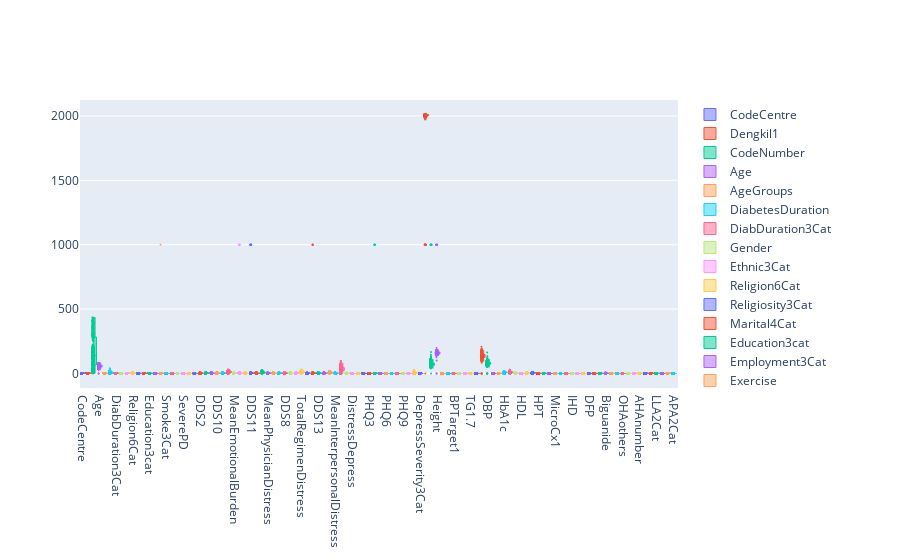

Source (notebook cell):
### Code cell
import plotly.graph_objects as go

x_data = list(name)


# colors = ['rgba(93, 164, 214, 0.5)', 'rgba(255, 144, 14, 0.5)', 'rgba(44, 160, 101, 0.5)',
#           'rgba(255, 65, 54, 0.5)', 'rgba(207, 114, 255, 0.5)', 'rgba(127, 96, 0, 0.5)']
fig = go.Figure()
for i in range(0,106):
        fig.add_trace(go.Box(
            y=data.iloc[:,i],
            name=x_data[i],
            boxpoints='all',
            jitter=0.5,
            whiskerwidth=0.2,
            marker_size=2,
            line_width=1)
        )
fig.show()

### Figure 1 — Plotly figure (JSON) as saved in the notebook; plotly's stock layout.template omitted (floating-point values rounded to 4 significant figures; data arrays with more than 128 entries replaced by an {"elided": "..."} marker saying what was removed)
{"data": [{"boxpoints": "all", "jitter": 0.5, "line": {"width": 1}, "marker": {"size": 2}, "name": "CodeCentre", "type": "box", "whiskerwidth": 0.2, "y": {"elided": "700 int values"}}, {"boxpoints": "all", "jitter": 0.5, "line": {"width": 1}, "marker": {"size": 2}, "name": "Dengkil1", "type": "box", "whiskerwidth": 0.2, "y": {"elided": "700 int values"}}, {"boxpoints": "all", "jitter": 0.5, "line": {"width": 1}, "marker": {"size": 2}, "name": "CodeNumber", "type": "box", "whiskerwidth": 0.2, "y": {"elided": "700 int values"}}, {"boxpoints": "all", "jitter": 0.5, "line": {"width": 1}, "marker": {"size": 2}, "name": "Age", "type": "box", "whiskerwidth": 0.2, "y": {"elided": "700 int values"}}, {"boxpoints": "all", "jitter": 0.5, "line": {"width": 1}, "marker": {"size": 2}, "name": "AgeGroups", "type": "box", "whiskerwidth": 0.2, "y": {"elided": "700 int values"}}, {"boxpoints": "all", "jitter": 0.5, "line": {"width": 1}, "marker": {"size": 2}, "name": "DiabetesDuration", "type": "box", "whiskerwidth": 0.2, "y": {"elided": "700 mixed values"}}, {"boxpoints": "all", "jitter": 0.5, "line": {"width": 1}, "marker": {"size": 2}, "name": "DiabDuration3Cat", "type": "box", "whiskerwidth": 0.2, "y": {"elided": "700 mixed values"}}, {"boxpoints": "all", "jitter": 0.5, "line": {"width": 1}, "marker": {"size": 2}, "name": "Gender", "type": "box", "whiskerwidth": 0.2, "y": {"elided": "700 int values"}}, {"boxpoints": "all", "jitter": 0.5, "line": {"width": 1}, "marker": {"size": 2}, "name": "Ethnic3Cat", "type": "box", "whiskerwidth": 0.2, "y": {"elided": "700 mixed values"}}, {"boxpoints": "all", "jitter": 0.5, "line": {"width": 1}, "marker": {"size": 2}, "name": "Religion6Cat", "type": "box", "whiskerwidth": 0.2, "y": {"elided": "700 mixed values"}}, {"boxpoints": "all", "jitter": 0.5, "line": {"width": 1}, "marker": {"size": 2}, "name": "Religiosity3Cat", "type": "box", "whiskerwidth": 0.2, "y": {"elided": "700 mixed values"}}, {"boxpoints": "all", "jitter": 0.5, "line": {"width": 1}, "marker": {"size": 2}, "name": "Marital4Cat", "type": "box", "whiskerwidth": 0.2, "y": {"elided": "700 mixed values"}}, {"boxpoints": "all", "jitter": 0.5, "line": {"width": 1}, "marker": {"size": 2}, "name": "Education3cat", "type": "box", "whiskerwidth": 0.2, "y": {"elided": "700 mixed values"}}, {"boxpoints": "all", "jitter": 0.5, "line": {"width": 1}, "marker": {"size": 2}, "name": "Employment3Cat", "type": "box", "whiskerwidth": 0.2, "y": {"elided": "700 mixed values"}}, {"boxpoints": "all", "jitter": 0.5, "line": {"width": 1}, "marker": {"size": 2}, "name": "Exercise", "type": "box", "whiskerwidth": 0.2, "y": {"elided": "700 mixed values"}}, {"boxpoints": "all", "jitter": 0.5, "line": {"width": 1}, "marker": {"size": 2}, "name": "Smoke3Cat", "type": "box", "whiskerwidth": 0.2, "y": {"elided": "700 mixed values"}}, {"boxpoints": "all", "jitter": 0.5, "line": {"width": 1}, "marker": {"size": 2}, "name": "SevereDDS", "type": "box", "whiskerwidth": 0.2, "y": {"elided": "700 mixed values"}}, {"boxpoints": "all", "jitter": 0.5, "line": {"width": 1}, "marker": {"size": 2}, "name": "SevereEB", "type": "box", "whiskerwidth": 0.2, "y": {"elided": "700 mixed values"}}, {"boxpoints": "all", "jitter": 0.5, "line": {"width": 1}, "marker": {"size": 2}, "name": "SeverePD", "type": "box", "whiskerwidth": 0.2, "y": {"elided": "700 mixed values"}}, {"boxpoints": "all", "jitter": 0.5, "line": {"width": 1}, "marker": {"size": 2}, "name": "SevereRD", "type": "box", "whiskerwidth": 0.2, "y": {"elided": "700 mixed values"}}, {"boxpoints": "all", "jitter": 0.5, "line": {"width": 1}, "marker": {"size": 2}, "name": "SevereIPD", "type": "box", "whiskerwidth": 0.2, "y": {"elided": "700 mixed values"}}, {"boxpoints": "all", "jitter": 0.5, "line": {"width": 1}, "marker": {"size": 2}, "name": "DDS2", "type": "box", "whiskerwidth": 0.2, "y": {"elided": "700 int values"}}, {"boxpoints": "all", "jitter": 0.5, "line": {"width": 1}, "marker": {"size": 2}, "name": "DDS4", "type": "box", "whiskerwidth": 0.2, "y": {"elided": "700 int values"}}, {"boxpoints": "all", "jitter": 0.5, "line": {"width": 1}, "marker": {"size": 2}, "name": "DDS7", "type": "box", "whiskerwidth": 0.2, "y": {"elided": "700 int values"}}, {"boxpoints": "all", "jitter": 0.5, "line": {"width": 1}, "marker": {"size": 2}, "name": "DDS10", "type": "box", "whiskerwidth": 0.2, "y": {"elided": "700 int values"}}, {"boxpoints": "all", "jitter": 0.5, "line": {"width": 1}, "marker": {"size": 2}, "name": "DDS14", "type": "box", "whiskerwidth": 0.2, "y": {"elided": "700 int values"}}, {"boxpoints": "all", "jitter": 0.5, "line": {"width": 1}, "marker": {"size": 2}, "name": "TotalEmotionalBurden", "type": "box", "whiskerwidth": 0.2, "y": {"elided": "700 mixed values"}}, {"boxpoints": "all", "jitter": 0.5, "line": {"width": 1}, "marker": {"size": 2}, "name": "MeanEmotionalBurden", "type": "box", "whiskerwidth": 0.2, "y": {"elided": "700 mixed values"}}, {"boxpoints": "all", "jitter": 0.5, "line": {"width": 1}, "marker": {"size": 2}, "name": "DDS1", "type": "box", "whiskerwidth": 0.2, "y": {"elided": "700 mixed values"}}, {"boxpoints": "all", "jitter": 0.5, "line": {"width": 1}, "marker": {"size": 2}, "name": "DDS5", "type": "box", "whiskerwidth": 0.2, "y": {"elided": "700 int values"}}, {"boxpoints": "all", "jitter": 0.5, "line": {"width": 1}, "marker": {"size": 2}, "name": "DDS11", "type": "box", "whiskerwidth": 0.2, "y": {"elided": "700 mixed values"}}, {"boxpoints": "all", "jitter": 0.5, "line": {"width": 1}, "marker": {"size": 2}, "name": "DDS15", "type": "box", "whiskerwidth": 0.2, "y": {"elided": "700 int values"}}, {"boxpoints": "all", "jitter": 0.5, "line": {"width": 1}, "marker": {"size": 2}, "name": "TotalPhysicianDistress", "type": "box", "whiskerwidth": 0.2, "y": {"elided": "700 mixed values"}}, {"boxpoints": "all", "jitter": 0.5, "line": {"width": 1}, "marker": {"size": 2}, "name": "MeanPhysicianDistress", "type": "box", "whiskerwidth": 0.2, "y": {"elided": "700 mixed values"}}, {"boxpoints": "all", "jitter": 0.5, "line": {"width": 1}, "marker": {"size": 2}, "name": "DDS3", "type": "box", "whiskerwidth": 0.2, "y": {"elided": "700 int values"}}, {"boxpoints": "all", "jitter": 0.5, "line": {"width": 1}, "marker": {"size": 2}, "name": "DDS6", "type": "box", "whiskerwidth": 0.2, "y": {"elided": "700 int values"}}, {"boxpoints": "all", "jitter": 0.5, "line": {"width": 1}, "marker": {"size": 2}, "name": "DDS8", "type": "box", "whiskerwidth": 0.2, "y": {"elided": "700 int values"}}, {"boxpoints": "all", "jitter": 0.5, "line": {"width": 1}, "marker": {"size": 2}, "name": "DDS12", "type": "box", "whiskerwidth": 0.2, "y": {"elided": "700 int values"}}, {"boxpoints": "all", "jitter": 0.5, "line": {"width": 1}, "marker": {"size": 2}, "name": "DDS16", "type": "box", "whiskerwidth": 0.2, "y": {"elided": "700 int values"}}, {"boxpoints": "all", "jitter": 0.5, "line": {"width": 1}, "marker": {"size": 2}, "name": "TotalRegimenDistress", "type": "box", "whiskerwidth": 0.2, "y": {"elided": "700 mixed values"}}, {"boxpoints": "all", "jitter": 0.5, "line": {"width": 1}, "marker": {"size": 2}, "name": "MeanRegimenDistress", "type": "box", "whiskerwidth": 0.2, "y": {"elided": "700 mixed values"}}, {"boxpoints": "all", "jitter": 0.5, "line": {"width": 1}, "marker": {"size": 2}, "name": "DDS9", "type": "box", "whiskerwidth": 0.2, "y": {"elided": "700 mixed values"}}, {"boxpoints": "all", "jitter": 0.5, "line": {"width": 1}, "marker": {"size": 2}, "name": "DDS13", "type": "box", "whiskerwidth": 0.2, "y": {"elided": "700 int values"}}, {"boxpoints": "all", "jitter": 0.5, "line": {"width": 1}, "marker": {"size": 2}, "name": "DDS17", "type": "box", "whiskerwidth": 0.2, "y": {"elided": "700 int values"}}, {"boxpoints": "all", "jitter": 0.5, "line": {"width": 1}, "marker": {"size": 2}, "name": "TotalInterpersonalDistress", "type": "box", "whiskerwidth": 0.2, "y": {"elided": "700 mixed values"}}, {"boxpoints": "all", "jitter": 0.5, "line": {"width": 1}, "marker": {"size": 2}, "name": "MeanInterpersonalDistress", "type": "box", "whiskerwidth": 0.2, "y": {"elided": "700 mixed values"}}, {"boxpoints": "all", "jitter": 0.5, "line": {"width": 1}, "marker": {"size": 2}, "name": "TotalDDS", "type": "box", "whiskerwidth": 0.2, "y": {"elided": "700 mixed values"}}, {"boxpoints": "all", "jitter": 0.5, "line": {"width": 1}, "marker": {"size": 2}, "name": "MeanTotalDDS", "type": "box", "whiskerwidth": 0.2, "y": {"elided": "700 mixed values"}}, {"boxpoints": "all", "jitter": 0.5, "line": {"width": 1}, "marker": {"size": 2}, "name": "DistressDepress", "type": "box", "whiskerwidth": 0.2, "y": {"elided": "700 mixed values"}}, {"boxpoints": "all", "jitter": 0.5, "line": {"width": 1}, "marker": {"size": 2}, "name": "PHQ1", "type": "box", "whiskerwidth": 0.2, "y": {"elided": "700 int values"}}, {"boxpoints": "all", "jitter": 0.5, "line": {"width": 1}, "marker": {"size": 2}, "name": "PHQ2", "type": "box", "whiskerwidth": 0.2, "y": {"elided": "700 int values"}}, {"boxpoints": "all", "jitter": 0.5, "line": {"width": 1}, "marker": {"size": 2}, "name": "PHQ3", "type": "box", "whiskerwidth": 0.2, "y": {"elided": "700 int values"}}, {"boxpoints": "all", "jitter": 0.5, "line": {"width": 1}, "marker": {"size": 2}, "name": "PHQ4", "type": "box", "whiskerwidth": 0.2, "y": {"elided": "700 mixed values"}}, {"boxpoints": "all", "jitter": 0.5, "line": {"width": 1}, "marker": {"size": 2}, "name": "PHQ5", "type": "box", "whiskerwidth": 0.2, "y": {"elided": "700 int values"}}, {"boxpoints": "all", "jitter": 0.5, "line": {"width": 1}, "marker": {"size": 2}, "name": "PHQ6", "type": "box", "whiskerwidth": 0.2, "y": {"elided": "700 int values"}}, {"boxpoints": "all", "jitter": 0.5, "line": {"width": 1}, "marker": {"size": 2}, "name": "PHQ7", "type": "box", "whiskerwidth": 0.2, "y": {"elided": "700 int values"}}, {"boxpoints": "all", "jitter": 0.5, "line": {"width": 1}, "marker": {"size": 2}, "name": "PHQ8", "type": "box", "whiskerwidth": 0.2, "y": {"elided": "700 int values"}}, {"boxpoints": "all", "jitter": 0.5, "line": {"width": 1}, "marker": {"size": 2}, "name": "PHQ9", "type": "box", "whiskerwidth": 0.2, "y": {"elided": "700 int values"}}, {"boxpoints": "all", "jitter": 0.5, "line": {"width": 1}, "marker": {"size": 2}, "name": "PHQ10", "type": "box", "whiskerwidth": 0.2, "y": {"elided": "700 int values"}}, {"boxpoints": "all", "jitter": 0.5, "line": {"width": 1}, "marker": {"size": 2}, "name": "TotalPHQ", "type": "box", "whiskerwidth": 0.2, "y": {"elided": "700 mixed values"}}, {"boxpoints": "all", "jitter": 0.5, "line": {"width": 1}, "marker": {"size": 2}, "name": "DepressSeverity3Cat", "type": "box", "whiskerwidth": 0.2, "y": {"elided": "700 mixed values"}}, {"boxpoints": "all", "jitter": 0.5, "line": {"width": 1}, "marker": {"size": 2}, "name": "YearDiagnosed", "type": "box", "whiskerwidth": 0.2, "y": {"elided": "700 mixed values"}}, {"boxpoints": "all", "jitter": 0.5, "line": {"width": 1}, "marker": {"size": 2}, "name": "Weight", "type": "box", "whiskerwidth": 0.2, "y": {"elided": "700 mixed values"}}, {"boxpoints": "all", "jitter": 0.5, "line": {"width": 1}, "marker": {"size": 2}, "name": "Height", "type": "box", "whiskerwidth": 0.2, "y": {"elided": "700 mixed values"}}, {"boxpoints": "all", "jitter": 0.5, "line": {"width": 1}, "marker": {"size": 2}, "name": "HbA1c6.5", "type": "box", "whiskerwidth": 0.2, "y": {"elided": "700 mixed values"}}, {"boxpoints": "all", "jitter": 0.5, "line": {"width": 1}, "marker": {"size": 2}, "name": "HbA1c7.0", "type": "box", "whiskerwidth": 0.2, "y": {"elided": "700 mixed values"}}, {"boxpoints": "all", "jitter": 0.5, "line": {"width": 1}, "marker": {"size": 2}, "name": "BPTarget1", "type": "box", "whiskerwidth": 0.2, "y": {"elided": "700 mixed values"}}, {"boxpoints": "all", "jitter": 0.5, "line": {"width": 1}, "marker": {"size": 2}, "name": "LDLC2.6", "type": "box", "whiskerwidth": 0.2, "y": {"elided": "700 mixed values"}}, {"boxpoints": "all", "jitter": 0.5, "line": {"width": 1}, "marker": {"size": 2}, "name": "HDL1.1", "type": "box", "whiskerwidth": 0.2, "y": {"elided": "700 mixed values"}}, {"boxpoints": "all", "jitter": 0.5, "line": {"width": 1}, "marker": {"size": 2}, "name": "TG1.7", "type": "box", "whiskerwidth": 0.2, "y": {"elided": "700 mixed values"}}, {"boxpoints": "all", "jitter": 0.5, "line": {"width": 1}, "marker": {"size": 2}, "name": "TotalC4.5", "type": "box", "whiskerwidth": 0.2, "y": {"elided": "700 mixed values"}}, {"boxpoints": "all", "jitter": 0.5, "line": {"width": 1}, "marker": {"size": 2}, "name": "SBP", "type": "box", "whiskerwidth": 0.2, "y": {"elided": "700 int values"}}, {"boxpoints": "all", "jitter": 0.5, "line": {"width": 1}, "marker": {"size": 2}, "name": "DBP", "type": "box", "whiskerwidth": 0.2, "y": {"elided": "700 float values"}}, {"boxpoints": "all", "jitter": 0.5, "line": {"width": 1}, "marker": {"size": 2}, "name": "SBP130", "type": "box", "whiskerwidth": 0.2, "y": {"elided": "700 mixed values"}}, {"boxpoints": "all", "jitter": 0.5, "line": {"width": 1}, "marker": {"size": 2}, "name": "DBP80", "type": "box", "whiskerwidth": 0.2, "y": {"elided": "700 mixed values"}}, {"boxpoints": "all", "jitter": 0.5, "line": {"width": 1}, "marker": {"size": 2}, "name": "HbA1c", "type": "box", "whiskerwidth": 0.2, "y": {"elided": "700 float values"}}, {"boxpoints": "all", "jitter": 0.5, "line": {"width": 1}, "marker": {"size": 2}, "name": "CBG", "type": "box", "whiskerwidth": 0.2, "y": {"elided": "700 float values"}}, {"boxpoints": "all", "jitter": 0.5, "line": {"width": 1}, "marker": {"size": 2}, "name": "LDL", "type": "box", "whiskerwidth": 0.2, "y": {"elided": "700 float values"}}, {"boxpoints": "all", "jitter": 0.5, "line": {"width": 1}, "marker": {"size": 2}, "name": "HDL", "type": "box", "whiskerwidth": 0.2, "y": {"elided": "700 float values"}}, {"boxpoints": "all", "jitter": 0.5, "line": {"width": 1}, "marker": {"size": 2}, "name": "TG", "type": "box", "whiskerwidth": 0.2, "y": {"elided": "700 float values"}}, {"boxpoints": "all", "jitter": 0.5, "line": {"width": 1}, "marker": {"size": 2}, "name": "TotalC", "type": "box", "whiskerwidth": 0.2, "y": {"elided": "700 float values"}}, {"boxpoints": "all", "jitter": 0.5, "line": {"width": 1}, "marker": {"size": 2}, "name": "HPT", "type": "box", "whiskerwidth": 0.2, "y": {"elided": "700 int values"}}, {"boxpoints": "all", "jitter": 0.5, "line": {"width": 1}, "marker": {"size": 2}, "name": "Dyslipid", "type": "box", "whiskerwidth": 0.2, "y": {"elided": "700 int values"}}, {"boxpoints": "all", "jitter": 0.5, "line": {"width": 1}, "marker": {"size": 2}, "name": "DiabetesCx1", "type": "box", "whiskerwidth": 0.2, "y": {"elided": "700 mixed values"}}, {"boxpoints": "all", "jitter": 0.5, "line": {"width": 1}, "marker": {"size": 2}, "name": "MicroCx1", "type": "box", "whiskerwidth": 0.2, "y": {"elided": "700 mixed values"}}, {"boxpoints": "all", "jitter": 0.5, "line": {"width": 1}, "marker": {"size": 2}, "name": "MacroCx1", "type": "box", "whiskerwidth": 0.2, "y": {"elided": "700 mixed values"}}, {"boxpoints": "all", "jitter": 0.5, "line": {"width": 1}, "marker": {"size": 2}, "name": "Stroke", "type": "box", "whiskerwidth": 0.2, "y": {"elided": "700 int values"}}, {"boxpoints": "all", "jitter": 0.5, "line": {"width": 1}, "marker": {"size": 2}, "name": "IHD", "type": "box", "whiskerwidth": 0.2, "y": {"elided": "700 int values"}}, {"boxpoints": "all", "jitter": 0.5, "line": {"width": 1}, "marker": {"size": 2}, "name": "Retino", "type": "box", "whiskerwidth": 0.2, "y": {"elided": "700 int values"}}, {"boxpoints": "all", "jitter": 0.5, "line": {"width": 1}, "marker": {"size": 2}, "name": "Nephro", "type": "box", "whiskerwidth": 0.2, "y": {"elided": "700 int values"}}, {"boxpoints": "all", "jitter": 0.5, "line": {"width": 1}, "marker": {"size": 2}, "name": "DFP", "type": "box", "whiskerwidth": 0.2, "y": {"elided": "700 int values"}}, {"boxpoints": "all", "jitter": 0.5, "line": {"width": 1}, "marker": {"size": 2}, "name": "Diet", "type": "box", "whiskerwidth": 0.2, "y": {"elided": "700 int values"}}, {"boxpoints": "all", "jitter": 0.5, "line": {"width": 1}, "marker": {"size": 2}, "name": "OHA", "type": "box", "whiskerwidth": 0.2, "y": {"elided": "700 int values"}}, {"boxpoints": "all", "jitter": 0.5, "line": {"width": 1}, "marker": {"size": 2}, "name": "Biguanide", "type": "box", "whiskerwidth": 0.2, "y": {"elided": "700 int values"}}, {"boxpoints": "all", "jitter": 0.5, "line": {"width": 1}, "marker": {"size": 2}, "name": "Sufonylureas", "type": "box", "whiskerwidth": 0.2, "y": {"elided": "700 int values"}}, {"boxpoints": "all", "jitter": 0.5, "line": {"width": 1}, "marker": {"size": 2}, "name": "AGI", "type": "box", "whiskerwidth": 0.2, "y": {"elided": "700 int values"}}, {"boxpoints": "all", "jitter": 0.5, "line": {"width": 1}, "marker": {"size": 2}, "name": "OHAothers", "type": "box", "whiskerwidth": 0.2, "y": {"elided": "700 int values"}}, {"boxpoints": "all", "jitter": 0.5, "line": {"width": 1}, "marker": {"size": 2}, "name": "Insulin", "type": "box", "whiskerwidth": 0.2, "y": {"elided": "700 int values"}}, {"boxpoints": "all", "jitter": 0.5, "line": {"width": 1}, "marker": {"size": 2}, "name": "Insulin2", "type": "box", "whiskerwidth": 0.2, "y": {"elided": "700 mixed values"}}, {"boxpoints": "all", "jitter": 0.5, "line": {"width": 1}, "marker": {"size": 2}, "name": "AHAnumber", "type": "box", "whiskerwidth": 0.2, "y": {"elided": "700 int values"}}, {"boxpoints": "all", "jitter": 0.5, "line": {"width": 1}, "marker": {"size": 2}, "name": "AHAZeroto3", "type": "box", "whiskerwidth": 0.2, "y": {"elided": "700 mixed values"}}, {"boxpoints": "all", "jitter": 0.5, "line": {"width": 1}, "marker": {"size": 2}, "name": "LLAnumber", "type": "box", "whiskerwidth": 0.2, "y": {"elided": "700 int values"}}, {"boxpoints": "all", "jitter": 0.5, "line": {"width": 1}, "marker": {"size": 2}, "name": "LLA2Cat", "type": "box", "whiskerwidth": 0.2, "y": {"elided": "700 mixed values"}}, {"boxpoints": "all", "jitter": 0.5, "line": {"width": 1}, "marker": {"size": 2}, "name": "APAnumber", "type": "box", "whiskerwidth": 0.2, "y": {"elided": "700 int values"}}, {"boxpoints": "all", "jitter": 0.5, "line": {"width": 1}, "marker": {"size": 2}, "name": "AHA0to3", "type": "box", "whiskerwidth": 0.2, "y": {"elided": "700 mixed values"}}, {"boxpoints": "all", "jitter": 0.5, "line": {"width": 1}, "marker": {"size": 2}, "name": "APA2Cat", "type": "box", "whiskerwidth": 0.2, "y": {"elided": "700 mixed values"}}], "layout": {}}
